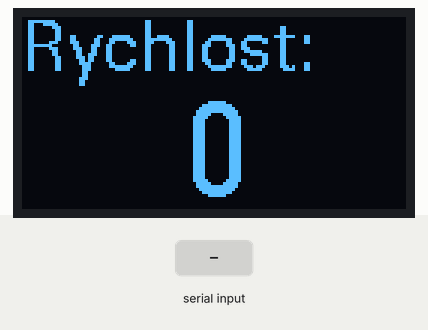
Bench run of a sketch on a simulated Arduino Mega 2560, built with avr-gcc and run on an emulated ATmega2560. On the bench: 128×64 one-colour display. The inputs (shaded band) are chosen by the test bench. What the sketch prints to the serial monitor is not drawn.

Above: at 1.2 s.
1.3 s: "90,45\n" received over the second serial link
2.9 s: "5\n" received over the second serial link
Timing chart, 0 to 5.9 s (numbered marks = the images above; inputs shaded):
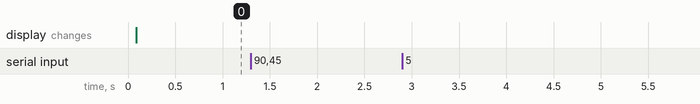

The sketch:

arduino-elm327-oled_speed_only.ino.ino
```cpp
#include <U8g2lib.h>
U8G2_SSD1306_128X64_NONAME_F_HW_I2C u8g2(U8G2_R2, /* reset=*/ U8X8_PIN_NONE);

byte inData;
char inChar;
String RS="";
int obdSPD;

void setup() {
  u8g2.begin();
  Serial.begin(9600);
  Serial1.begin(38400);
}

void loop() {
  getSpeed();
  delay(100);
}

void getSpeed(){ // RS = "41 0D 82"; // SPD - 130
  getData("01 0D");
  u8g2.clearBuffer();

  u8g2.setFont(u8g2_font_fur17_tf);
  u8g2.setCursor(0, 18);
  u8g2.print("Rychlost:");
//  obdSPD = 100;
  u8g2.setFont(u8g2_font_logisoso32_tf);
  if(obdSPD < 10){
    u8g2.setCursor( 55, 60);
    u8g2.print(String(obdSPD));
  }
  if(obdSPD >= 10 && obdSPD < 100){
    u8g2.setCursor( 40, 60);
    u8g2.print(String(obdSPD));
  }
  if(obdSPD >= 100){
    u8g2.setCursor( 31, 60);
    u8g2.print(String(obdSPD));
  }

  u8g2.sendBuffer();
}

void getData(const char *commnad){
  String WSA="";
  String WSB="";
  sendCommand(commnad);
//  RS = " 41 0D 82"; // SPD - 130
  WSA = "0x" + RS.substring(7,9);
  obdSPD = strtol(WSA.c_str(),NULL,0);
}

void sendCommand(const char *commnad){
  RS = "";
  Serial1.println(String(commnad));
  while(Serial1.available() > 0)
  {
    inData=0;
    inChar=0;
    inData = Serial1.read();
    inChar=char(inData);
    RS = RS + inChar;
  }
  Serial.println(String(commnad));
  Serial.println(String(RS));
  RS.replace(commnad,"");
  RS.replace(">","");
  RS.replace("OK","");
  RS.replace("STOPPED","");
  RS.replace("SEARCHING","");
  RS.replace("NO DATA","");
  RS.replace("?","");
  RS.replace(",","");
}

void initOBD(){
  sendCommand("ATZ");
  delay(200);
  sendCommand("ATSP0");
  delay(200);
  sendCommand("0100");
  delay(200);
  sendCommand("0120");
  delay(200);
  sendCommand("0140");
  delay(200);
}
```

Measured:
- after the input at 1.3 s, every drawn part: stays the same
- after the input at 2.9 s, every drawn part: stays the same
